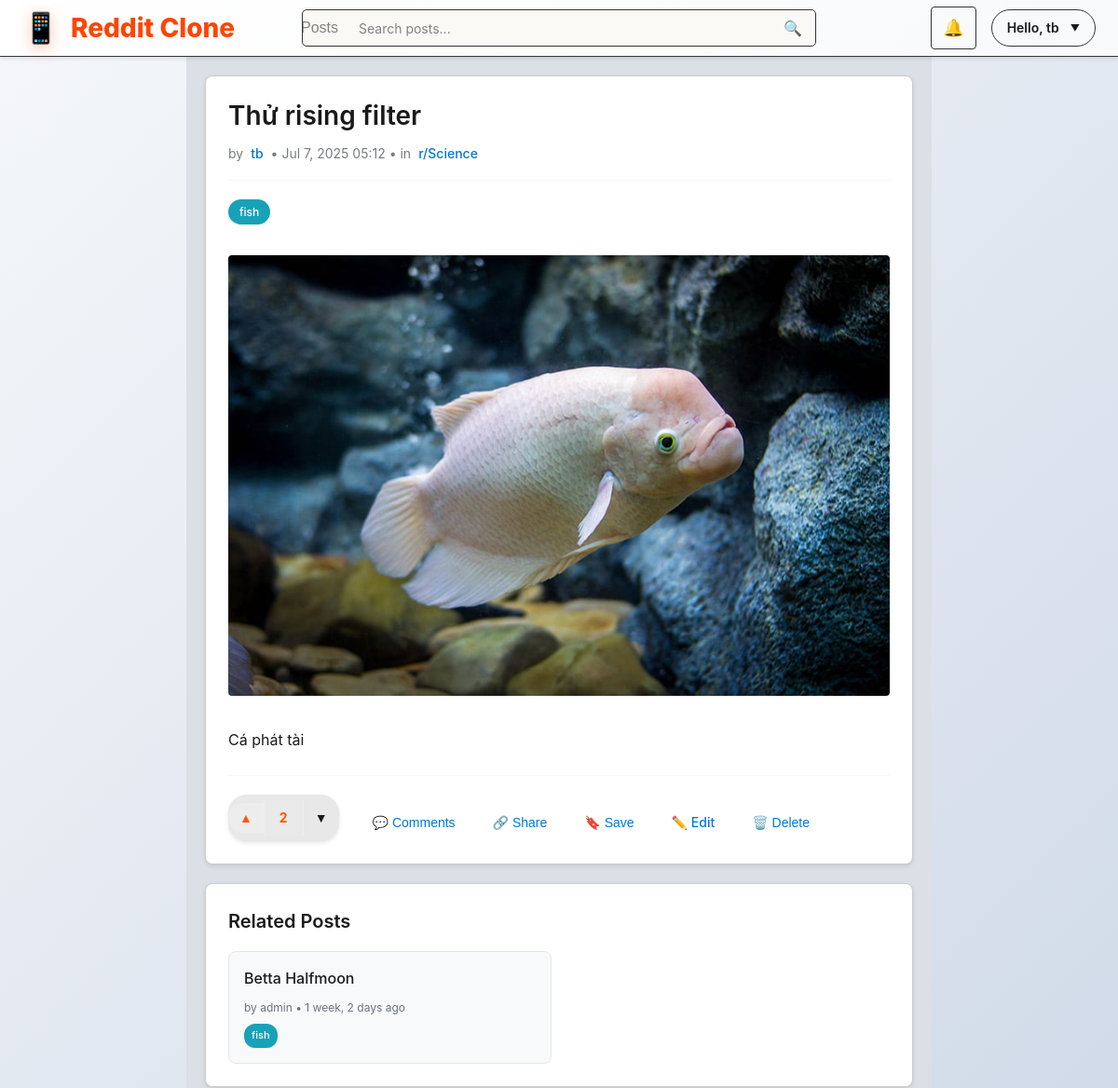
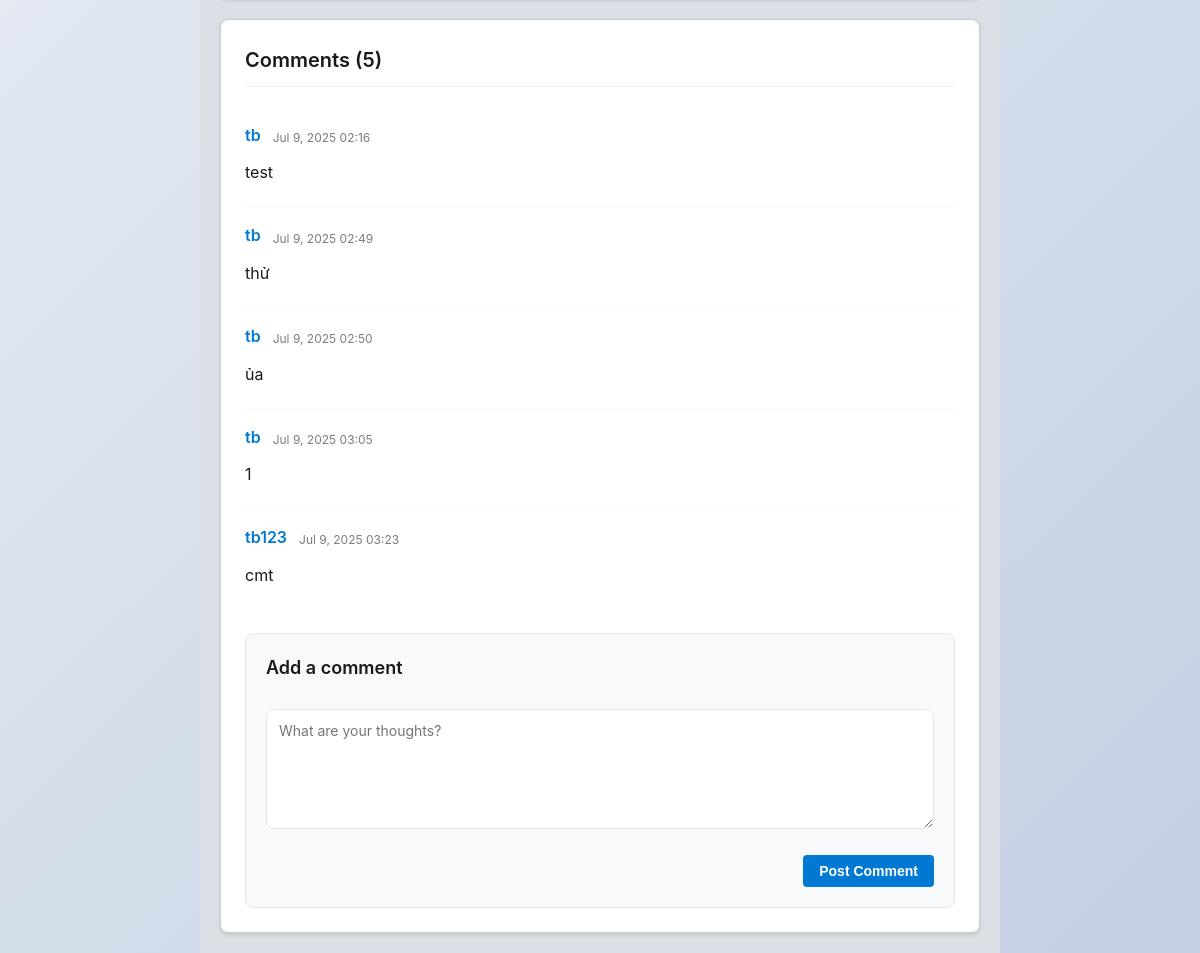
Screenshot of /post/81/ (signed in) with the database file from the repository (2 pictures, top to bottom).
### posts/models.py (models this page shows, shortened)
class Post(models.Model):
    title        = models.CharField(max_length=255)
    content      = models.TextField(blank=True)
    image        = models.ImageField(upload_to='post_images/', blank=True, null=True)
    author       = models.ForeignKey(User, on_delete=models.CASCADE)
    community    = models.ForeignKey(Community, on_delete=models.CASCADE,
                                     null=True, blank=True,
                                     )
    tags         = models.ManyToManyField(Tag, blank=True, related_name='posts')
    created_at   = models.DateTimeField(auto_now_add=True)
    @property
    def score(self):
        upvotes = self.votes.filter(is_upvote=True).count()
        downvotes = self.votes.filter(is_upvote=False).count()
        return upvotes - downvotes
    def get_user_vote(self, user):
        if not user.is_authenticated:
            return None
        try:
            return self.votes.get(user=user)
        except Vote.DoesNotExist:
            return None

class Community(models.Model):
    name = models.CharField(max_length=100, unique=True)
    slug = models.SlugField(max_length=100, unique=True, blank=True)
    description = models.TextField(blank=True)
    owner       = models.ForeignKey(settings.AUTH_USER_MODEL,
                                    on_delete=models.CASCADE,
                                    related_name='owned_communities')
    created_at = models.DateTimeField(auto_now_add=True, null=True, blank=True)

class Tag(models.Model):
    name = models.CharField(max_length=50, unique=True)
    slug = models.SlugField(max_length=50, unique=True, blank=True)
    color = models.CharField(max_length=7, default='#007bff')  # Hex color code
    created_at = models.DateTimeField(auto_now_add=True)
    class Meta:
        ordering = ['name']

class Comment(models.Model):
    post = models.ForeignKey(Post, on_delete=models.CASCADE, related_name='comments')
    author = models.ForeignKey(User, on_delete=models.CASCADE)
    text = models.TextField()
    created = models.DateTimeField(auto_now_add=True)

### posts/views.py (the view)
# urls.py: path('post/<int:pk>/', views.post_detail, name='post_detail'),
def post_detail(request, pk):
    post = get_object_or_404(Post, pk=pk)
    if request.method == 'POST':
        form = CommentForm(request.POST)
        if form.is_valid() and request.user.is_authenticated:
                comment = form.save(commit=False)
                comment.post   = post
                comment.author = request.user
                comment.save() # Signal `create_comment_notification` sẽ được kích hoạt ở đây
                return redirect('posts:post_detail', pk=pk)
    else:
        form = CommentForm()
    related_posts = []
    if post.tags.exists():
        related_posts = Post.objects.filter(
            tags__in=post.tags.all()
        ).exclude(pk=post.pk).distinct()[:5]
    user_vote = None
    if request.user.is_authenticated:
        user_vote = post.get_user_vote(request.user)
    return render(request, 'posts/post_detail.html', {
        'post': post,
        'form': form,
        'related_posts': related_posts,
        'user_vote': user_vote,
    })

### posts/forms.py
class CommentForm(forms.ModelForm):
    class Meta:
        model = Comment
        fields = ['text']
        widgets = {
            'text': forms.Textarea(attrs={
                'placeholder': 'What are your thoughts?',
                'class': 'form-control',
                'rows': 3
            })
        }

### posts/templates/posts/post_detail.html (shortened to what this page needs)
{% extends 'posts/base.html' %}
{% load static %}
{% block extra_css %}
<link rel="stylesheet" href="{% static 'posts\css\post_detail.css' %}">
{% endblock %}
{% block content %}
  <div class="post-detail-container">
    <div class="post-detail-card">
      <div class="post-detail-header">
        <h1 class="post-detail-title">{{ post.title }}</h1>
        <div class="post-detail-meta">
          by <a href="{% url 'posts:user_profile' post.author.username %}">{{ post.author.username }}</a>
          • {{ post.created_at|date:"M j, Y H:i" }}
          {% if post.community %}
            • in <a href="{% url 'posts:community' post.community.slug %}" class="community-link">r/{{ post.community.name }}</a>
          {% endif %}
        </div>
      </div>
      {% if post.tags.exists %}
      <div class="post-tags mt-2">
          {% for tag in post.tags.all %}
              <a href="{% url 'posts:tag_detail' tag.slug %}" class="tag-link">
                  <span class="badge" style="background-color: {{ tag.color }}; color: white;">
                      {{ tag.name }}
                  </span>
              </a>
          {% endfor %}
      </div>
      {% endif %}
      {% if post.image %}
        <div class="post-detail-image">
          <img src="{{ post.image.url }}" alt="Post image">
        </div>
      {% endif %}
      {% if post.content %}
        <div class="post-detail-content">
          {{ post.content|linebreaks }}
        </div>
      {% endif %}
      <div class="post-detail-footer">
          <div class="vote-section-detail"
              data-user-vote="{% if user_vote %}{% if user_vote.is_upvote %}up{% else %}down{% endif %}{% endif %}"
              data-post-id="{{ post.id }}">
              <button class="vote-btn upvote
                            {% if user_vote and user_vote.is_upvote %}active voted-up{% endif %}"
                      data-id="{{ post.id }}" data-dir="up">
                  <span class="vote-arrow">▲</span>
              </button>
              <div class="score
                          {% if user_vote %}voted{% endif %}
                          {% if post.score > 0 %}positive{% elif post.score < 0 %}negative{% endif %}"
                  id="score-{{ post.id }}">{{ post.score }}</div>
              <button class="vote-btn downvote
                            {% if user_vote and not user_vote.is_upvote %}active voted-down{% endif %}"
                      data-id="{{ post.id }}" data-dir="down">
                  <span class="vote-arrow">▼</span>
              </button>
          </div>
        <div class="post-detail-actions">
          <button class="action-btn comment-btn" onclick="document.getElementById('comment-form').scrollIntoView();">
            💬 Comments
          </button>
          <button class="action-btn share-btn">🔗 Share</button>
          <button class="action-btn save-btn">🔖 Save</button>
          {% if post.author == user %}
            <a href="{% url 'posts:edit_post' post.id %}" class="action-btn edit-btn">
              ✏️ Edit
            </a>
            <button class="action-btn delete-btn" onclick="confirmDelete()">
              🗑️ Delete
            </button>
          {% endif %}
        </div>
      </div>
    </div>
    {% if related_posts %}
    <div class="related-posts-section">
      <h3>Related Posts</h3>
      <div class="related-posts-grid">
        {% for related_post in related_posts %}
          <div class="related-post-card">
            <h4><a href="{% url 'posts:post_detail' related_post.id %}">{{ related_post.title|truncatechars:60 }}</a></h4>
            <div class="related-post-meta">
              by {{ related_post.author.username }} • {{ related_post.created_at|timesince }} ago
            </div>
            {% if related_post.tags.exists %}
              <div class="related-post-tags">
                {% for tag in related_post.tags.all|slice:":3" %}
                  <span class="tag-badge small" style="background-color: {{ tag.color }};">
                    {{ tag.name }}
                  </span>
                {% endfor %}
              </div>
            {% endif %}
          </div>
        {% endfor %}
      </div>
    </div>
    {% endif %}
    <div class="comments-section">
      <h2>Comments ({{ post.comments.count }})</h2>
      <ul class="comment-list">
        {% for c in post.comments.all %}
          <li class="comment-item">
            <div class="comment-header">
              <div class="comment-author">{{ c.author.username }}</div>
              <div class="comment-date">{{ c.created|date:"M j, Y H:i" }}</div>
            </div>
            <div class="comment-text">{{ c.text|linebreaks }}</div>
          </li>
        {% empty %}
          <li class="no-comments">Be the first to comment!</li>
        {% endfor %}
      </ul>
      {% if user.is_authenticated %}
        <form id="comment-form" method="post" class="comment-form">
          <div class="comment-form-header">
            <h3>Add a comment</h3>
          </div>
          {{ form.text }}
          <button type="submit" class="submit-comment-btn">Post Comment</button>
        </form>
      {% else %}
        <p class="login-to-comment">
          <a href="{% url 'login' %}?next={{ request.path }}">Log in</a> to leave a comment.
        </p>
      {% endif %}
    </div>
  </div>
{% endblock %}

### posts/templates/posts/base.html (shortened to what this page needs)
{% load static %}
<!DOCTYPE html>
<html lang="en">
<head>
  <link rel="stylesheet" href="{% static 'posts/css/style.css' %}">
  {% block extra_css %}{% endblock %}
</head>
<body>
  <header class="header">
    <div class="header-content">
      <a class="logo" href="{% url 'posts:post_list' %}">
        <span class="logo-icon">📱</span>
        Reddit Clone
      </a>
      <div class="unified-search">
        <div class="search-container">
          <form class="search-form" id="searchForm" method="get">
            <button type="button" class="search-type-selector" id="searchTypeSelector">
              <span id="searchTypeText">Posts</span>
            </button>
            <input type="text" class="search-input" id="searchInput"
                  placeholder="Search posts..."
                  value="{{ request.GET.q|default:'' }}"
                  name="q">
            <button type="submit" class="search-btn">🔍</button>
          </form>
        </div>
      </div>
      <nav class="nav-right">
        {% if user.is_authenticated %}
          <div class="dropdown position-relative">
            <a href="#" class="notification-toggle position-relative nav-btn">
                🔔
            </a>
          </div>
          <div class="user-menu" id="userMenu">
            <div class="user-greeting">Hello, {{ user.username }}</div>
          </div>
        {% else %}
          <a href="{% url 'login' %}" class="nav-btn">Log In</a>
          <a href="{% url 'posts:register' %}" class="nav-btn">Sign Up</a>
        {% endif %}
      </nav>
    </div>
  </header>
  <main class="main-content">
    <div class="container">
      {% block content %}{% endblock %}
    </div>
  </main>
</body>
</html>

### rows the page displays
Post: title "Thử rising filter", author.username "tb", created_at "Jul 7, 2025 05:12", community.name "Science", image (picture), content "Cá phát tài", score "2", comments.count "5"
Tag: name "fish"
Post: title "Betta Halfmoon", author.username "admin", created_at "1 week, 2 days"
Comment: author.username "tb", created "Jul 9, 2025 02:16", text "test"
Comment: author.username "tb", created "Jul 9, 2025 02:49", text "thử"
Comment: author.username "tb", created "Jul 9, 2025 02:50", text "ủa"
Comment: author.username "tb", created "Jul 9, 2025 03:05", text "1"
Comment: author.username "tb123", created "Jul 9, 2025 03:23", text "cmt"

### other values shown
{{ user.username }} "tb"
